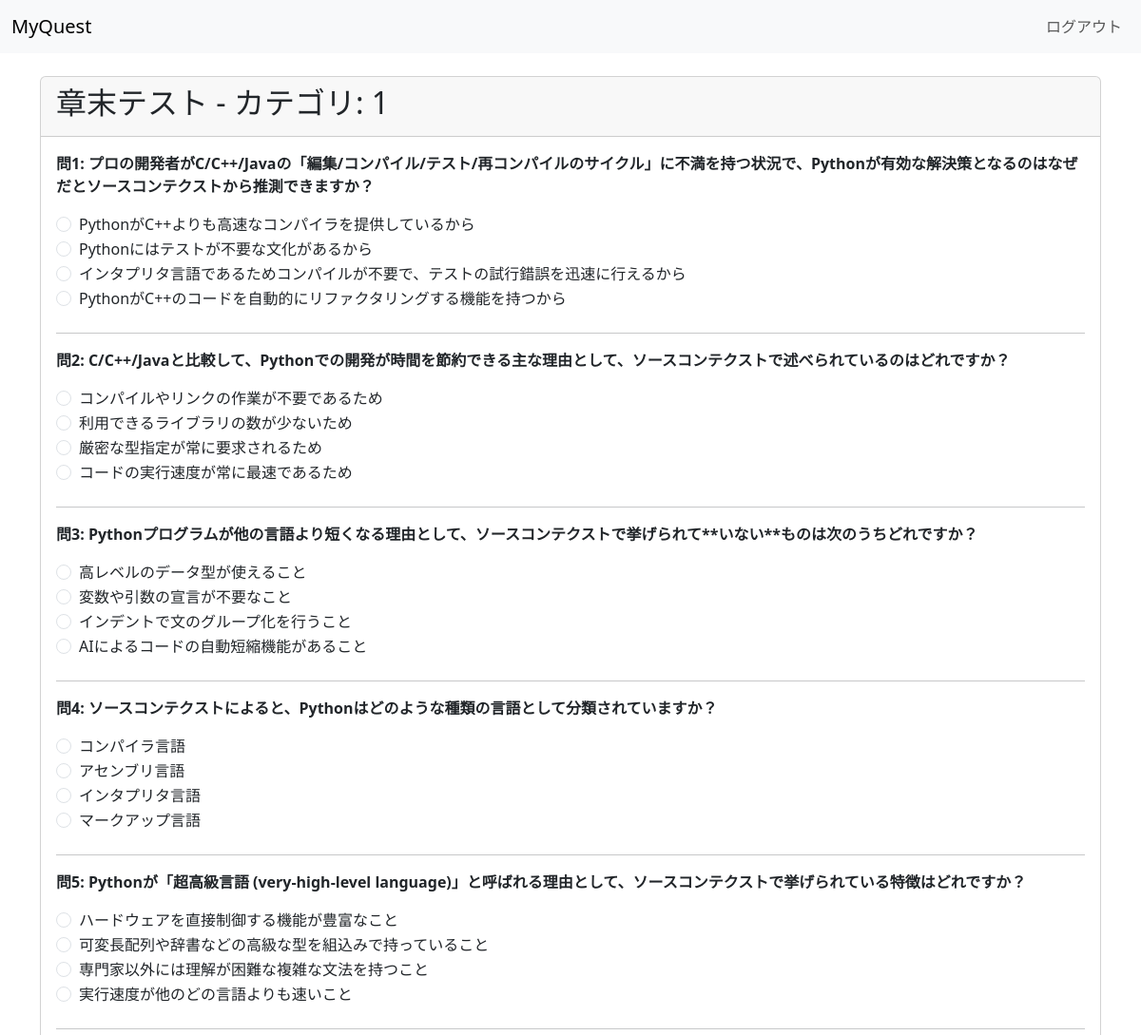
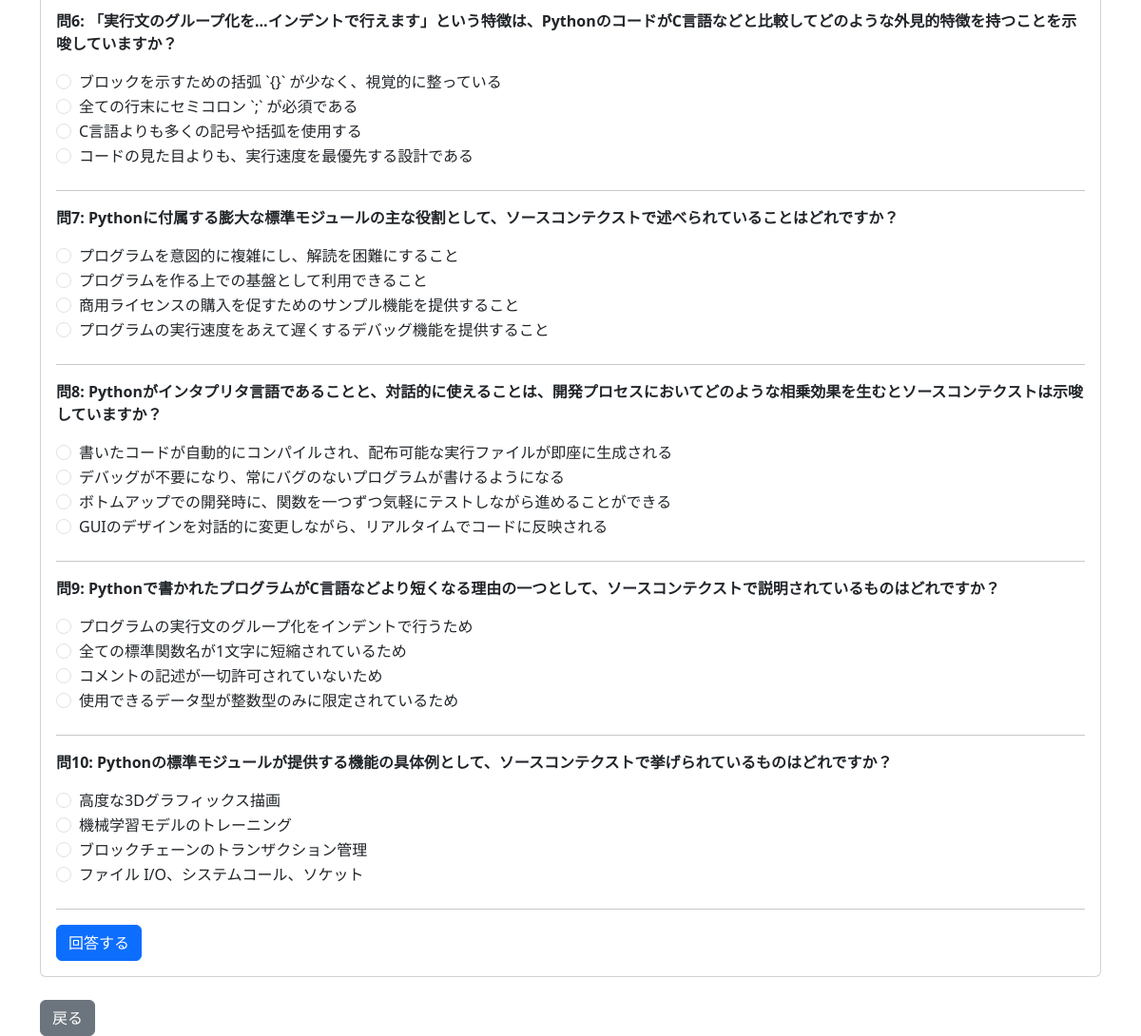
The page /section_test/1 (signed in) on the database its author committed (2 pictures, top to bottom).
### model.py (models this page shows)
class Question(db.Model):
    __tablename__ = "questions"
    id = db.Column(db.Integer, primary_key=True)
    question = db.Column(db.String(300), nullable=False)
    choice1 = db.Column(db.String(200))
    choice2 = db.Column(db.String(200))
    choice3 = db.Column(db.String(200))
    choice4 = db.Column(db.String(200))
    correct = db.Column(db.Integer)
    category = db.Column(db.String(50)) # section / practiceなど
    results = db.relationship('QuizResult', backref='question', lazy=True) # Add relationship

### app.py (the view)
@app.route("/section_test/<category>")
def section_test(category):
    if "user" not in session:
        return redirect("/")
    q_list = Question.query.filter_by(category=category).all()
    if not q_list:
        return f"カテゴリ「{category}」の問題がDBにありません"
    if len(q_list) > 10:
        q_list = random.sample(q_list, 10)
    return render_template("section_test.html", questions=q_list, category_name=category)

### templates/section_test.html (shortened to what this page needs)
<!DOCTYPE html>
<html>
<head>
    <link href="https://cdn.jsdelivr.net/npm/bootstrap@5.3.0-alpha1/dist/css/bootstrap.min.css" rel="stylesheet">
</head>
<body>
    <nav class="navbar navbar-expand-lg navbar-light bg-light">
        <div class="container-fluid">
            <a class="navbar-brand" href="#">MyQuest</a>
            <div class="collapse navbar-collapse" id="navbarNav">
                <ul class="navbar-nav ms-auto">
                    <li class="nav-item">
                        <a class="nav-link" href="/logout">ログアウト</a>
                    </li>
                </ul>
            </div>
        </div>
    </nav>
    <div class="container mt-4">
        <div class="card">
            <div class="card-header">
                <h2>章末テスト - カテゴリ: {{ category_name }}</h2>
            </div>
            <div class="card-body">
                {% if results %}
                    <h3>テスト結果</h3>
                    <div class="alert alert-info">
                        <h4>正解数: {{ score }} / {{ total }} 問</h4>
                        <h4>正解率: {{ percentage }}%</h4>
                    </div>
                    <p>お疲れ様でした！結果は以下の通りです。</p>
                    <hr>
                    {% for res in results %}
                    <div class="mb-4 p-3 {% if res.is_correct %}result-correct{% else %}result-incorrect{% endif %}">
                        <p class="card-text fw-bold">問{{ loop.index }}: {{ res.question.question }}</p>
                        <p>あなたの回答:
                            <span class="{% if not res.is_correct %}user-answer-incorrect{% endif %}">
                                {{ res.user_choice_text }}
                            </span>
                        </p>
                        {% if not res.is_correct %}
                            <p>正解: <span class="correct-answer-text">{{ res.correct_choice_text }}</span></p>
                        {% endif %}
                    </div>
                    {% endfor %}
                {% else %}
                    <form action="{{ url_for('submit_section_test') }}" method="post">
                        {% for q_obj in questions %}
                        <div class="mb-4">
                            <p class="card-text fw-bold">問{{ loop.index }}: {{ q_obj.question }}</p>
                            <div class="form-check">
                                <input type="radio" class="form-check-input" name="answer_{{ q_obj.id }}" value="1" id="q{{ q_obj.id }}-choice1" required>
                                <label class="form-check-label" for="q{{ q_obj.id }}-choice1">{{ q_obj.choice1 }}</label>
                            </div>
                            <div class="form-check">
                                <input type="radio" class="form-check-input" name="answer_{{ q_obj.id }}" value="2" id="q{{ q_obj.id }}-choice2">
                                <label class="form-check-label" for="q{{ q_obj.id }}-choice2">{{ q_obj.choice2 }}</label>
                            </div>
                            <div class="form-check">
                                <input type="radio" class="form-check-input" name="answer_{{ q_obj.id }}" value="3" id="q{{ q_obj.id }}-choice3">
                                <label class="form-check-label" for="q{{ q_obj.id }}-choice3">{{ q_obj.choice3 }}</label>
                            </div>
                            <div class="form-check">
                                <input type="radio" class="form-check-input" name="answer_{{ q_obj.id }}" value="4" id="q{{ q_obj.id }}-choice4">
                                <label class="form-check-label" for="q{{ q_obj.id }}-choice4">{{ q_obj.choice4 }}</label>
                            </div>
                        </div>
                        <hr>
                        {% endfor %}
                        <button type="submit" class="btn btn-primary">回答する</button>
                    </form>
                {% endif %}
            </div>
        </div>
        <div class="mt-4">
            {% if results %}
                <a href="{{ url_for('section_test', category=category_name) }}" class="btn btn-primary">次の問題</a>
                <a href="/home" class="btn btn-secondary">ホームに戻る</a>
            {% else %}
                <a href="/home" class="btn btn-secondary">戻る</a>
            {% endif %}
        </div>
    </div>
</body>
</html>

### rows shown on the page
Question: question "プロの開発者がC/C++/Javaの「編集/コンパイル/テスト/再コンパイルのサイクル」に不満を持つ状況で、Pythonが有効な解決策となるのはなぜだとソースコンテクストから推測できますか？", choice1 "PythonがC++よりも高速なコンパイラを提供しているから", choice2 "Pythonにはテストが不要な文化があるから", choice3 "インタプリタ言語であるためコンパイルが不要で、テストの試行錯誤を迅速に行えるから", choice4 "PythonがC++のコードを自動的にリファクタリングする機能を持つから"
Question: question "C/C++/Javaと比較して、Pythonでの開発が時間を節約できる主な理由として、ソースコンテクストで述べられているのはどれですか？", choice1 "コンパイルやリンクの作業が不要であるため", choice2 "利用できるライブラリの数が少ないため", choice3 "厳密な型指定が常に要求されるため", choice4 "コードの実行速度が常に最速であるため"
Question: question "Pythonプログラムが他の言語より短くなる理由として、ソースコンテクストで挙げられて**いない**ものは次のうちどれですか？", choice1 "高レベルのデータ型が使えること", choice2 "変数や引数の宣言が不要なこと", choice3 "インデントで文のグループ化を行うこと", choice4 "AIによるコードの自動短縮機能があること"
Question: question "ソースコンテクストによると、Pythonはどのような種類の言語として分類されていますか？", choice1 "コンパイラ言語", choice2 "アセンブリ言語", choice3 "インタプリタ言語", choice4 "マークアップ言語"
Question: question "Pythonが「超高級言語 (very-high-level language)」と呼ばれる理由として、ソースコンテクストで挙げられている特徴はどれですか？", choice1 "ハードウェアを直接制御する機能が豊富なこと", choice2 "可変長配列や辞書などの高級な型を組込みで持っていること", choice3 "専門家以外には理解が困難な複雑な文法を持つこと", choice4 "実行速度が他のどの言語よりも速いこと"
Question: question "「実行文のグループ化を...インデントで行えます」という特徴は、PythonのコードがC言語などと比較してどのような外見的特徴を持つことを示唆していますか？", choice1 "ブロックを示すための括弧 `{}` が少なく、視覚的に整っている", choice2 "全ての行末にセミコロン `;` が必須である", choice3 "C言語よりも多くの記号や括弧を使用する", choice4 "コードの見た目よりも、実行速度を最優先する設計である"
Question: question "Pythonに付属する膨大な標準モジュールの主な役割として、ソースコンテクストで述べられていることはどれですか？", choice1 "プログラムを意図的に複雑にし、解読を困難にすること", choice2 "プログラムを作る上での基盤として利用できること", choice3 "商用ライセンスの購入を促すためのサンプル機能を提供すること", choice4 "プログラムの実行速度をあえて遅くするデバッグ機能を提供すること"
Question: question "Pythonがインタプリタ言語であることと、対話的に使えることは、開発プロセスにおいてどのような相乗効果を生むとソースコンテクストは示唆していますか？", choice1 "書いたコードが自動的にコンパイルされ、配布可能な実行ファイルが即座に生成される", choice2 "デバッグが不要になり、常にバグのないプログラムが書けるようになる", choice3 "ボトムアップでの開発時に、関数を一つずつ気軽にテストしながら進めることができる", choice4 "GUIのデザインを対話的に変更しながら、リアルタイムでコードに反映される"
Question: question "Pythonで書かれたプログラムがC言語などより短くなる理由の一つとして、ソースコンテクストで説明されているものはどれですか？", choice1 "プログラムの実行文のグループ化をインデントで行うため", choice2 "全ての標準関数名が1文字に短縮されているため", choice3 "コメントの記述が一切許可されていないため", choice4 "使用できるデータ型が整数型のみに限定されているため"
Question: question "Pythonの標準モジュールが提供する機能の具体例として、ソースコンテクストで挙げられているものはどれですか？", choice1 "高度な3Dグラフィックス描画", choice2 "機械学習モデルのトレーニング", choice3 "ブロックチェーンのトランザクション管理", choice4 "ファイル I/O、システムコール、ソケット"

### other values the page prints
{{ category_name }} "1"
